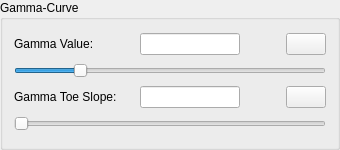
                  <widget class="QGroupBox" name="groupBox_5">
                   <property name="minimumSize">
                    <size>
                     <width>0</width>
                     <height>150</height>
                    </size>
                   </property>
                   <property name="maximumSize">
                    <size>
                     <width>16777215</width>
                     <height>200</height>
                    </size>
                   </property>
                   <property name="title">
                    <string>Gamma-Curve</string>
                   </property>
                   <layout class="QHBoxLayout" name="horizontalLayout_7">
                    <item>
                     <layout class="QVBoxLayout" name="verticalLayout_9">
                      <item>
                       <layout class="QHBoxLayout" name="horizontalLayout_12">
                        <item>
                         <widget class="QLabel" name="label_2">
                          <property name="minimumSize">
                           <size>
                            <width>120</width>
                            <height>0</height>
                           </size>
                          </property>
                          <property name="maximumSize">
                           <size>
                            <width>120</width>
                            <height>16777215</height>
                           </size>
                          </property>
                          <property name="text">
                           <string>Gamma Value:</string>
                          </property>
                         </widget>
                        </item>
                        <item>
                         <widget class="QLineEdit" name="LE_Gamma">
                          <property name="maximumSize">
                           <size>
                            <width>100</width>
                            <height>16777215</height>
                           </size>
                          </property>
                         </widget>
                        </item>
                        <item>
                         <spacer name="horizontalSpacer_2">
                          <property name="orientation">
                           <enum>Qt::Horizontal</enum>
                          </property>
                          <property name="sizeHint" stdset="0">
                           <size>
                            <width>40</width>
                            <height>20</height>
                           </size>
                          </property>
                         </spacer>
                        </item>
                        <item>
                         <widget class="QPushButton" name="B_GammaOrig">
                          <property name="maximumSize">
                           <size>
                            <width>50</width>
                            <height>16777215</height>
                           </size>
                          </property>
                          <property name="text">
                           <string/>
                          </property>
                          <property name="icon">
                           <iconset resource="icons.qrc">
                            <normaloff>:/Icons/curved.ico</normaloff>:/Icons/curved.ico</iconset>
                          </property>
                         </widget>
                        </item>
                       </layout>
                      </item>
                      <item>
                       <widget class="QSlider" name="SD_Gamma">
                        <property name="minimum">
                         <number>1</number>
                        </property>
                        <property name="maximum">
                         <number>500</number>
                        </property>
                        <property name="value">
                         <number>100</number>
                        </property>
                        <property name="orientation">
                         <enum>Qt::Horizontal</enum>
                        </property>
                       </widget>
                      </item>
                      <item>
                       <layout class="QHBoxLayout" name="horizontalLayout_15">
                        <item>
                         <widget class="QLabel" name="label_5">
                          <property name="minimumSize">
                           <size>
                            <width>120</width>
                            <height>0</height>
                           </size>
                          </property>
                          <property name="maximumSize">
                           <size>
                            <width>120</width>
                            <height>16777215</height>
                           </size>
                          </property>
                          <property name="text">
                           <string>Gamma Toe Slope: </string>
                          </property>
                         </widget>
                        </item>
                        <item>
                         <widget class="QLineEdit" name="LE_Gamma_slope">
                          <property name="minimumSize">
                           <size>
                            <width>0</width>
                            <height>0</height>
                           </size>
                          </property>
                          <property name="maximumSize">
                           <size>
                            <width>100</width>
                            <height>16777215</height>
                           </size>
                          </property>
                         </widget>
                        </item>
                        <item>
                         <spacer name="horizontalSpacer_18">
                          <property name="orientation">
                           <enum>Qt::Horizontal</enum>
                          </property>
                          <property name="sizeHint" stdset="0">
                           <size>
                            <width>40</width>
                            <height>20</height>
                           </size>
                          </property>
                         </spacer>
                        </item>
                        <item>
                         <widget class="QPushButton" name="B_orig_Gamma_slope">
                          <property name="minimumSize">
                           <size>
                            <width>0</width>
                            <height>0</height>
                           </size>
                          </property>
                          <property name="maximumSize">
                           <size>
                            <width>40</width>
                            <height>16777215</height>
                           </size>
                          </property>
                          <property name="text">
                           <string/>
                          </property>
                          <property name="icon">
                           <iconset resource="icons.qrc">
                            <normaloff>:/Icons/curved.ico</normaloff>:/Icons/curved.ico</iconset>
                          </property>
                         </widget>
                        </item>
                       </layout>
                      </item>
                      <item>
                       <widget class="QSlider" name="SD_Gamma_slope">
                        <property name="maximum">
                         <number>2000</number>
                        </property>
                        <property name="orientation">
                         <enum>Qt::Horizontal</enum>
                        </property>
                       </widget>
                      </item>
                     </layout>
                    </item>
                   </layout>
                  </widget>
